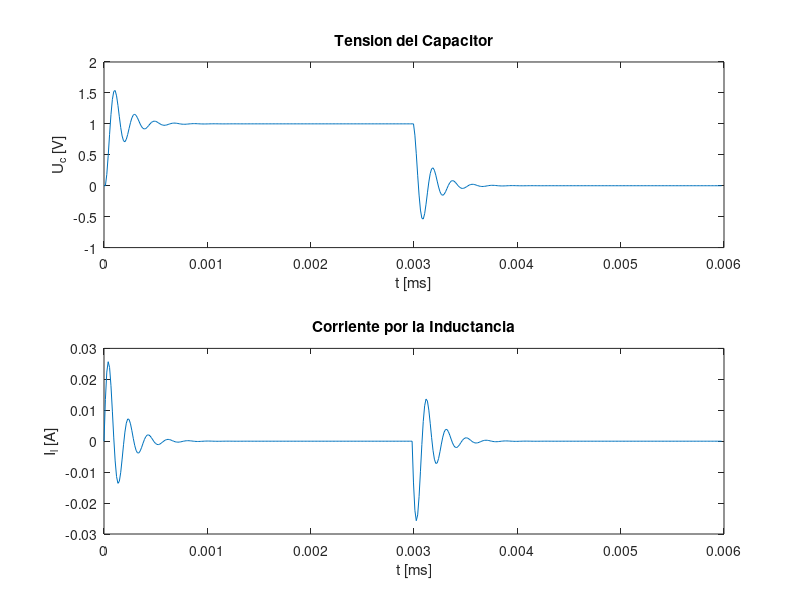

Source code (MATLAB):
clear, clc

%Constantes del problema
R=12;
L=1e-3;
C=1e-6;

%Condiciones iniciales
x1(1)=0;
x1(2)=0;
x2(1)=0;

%Pasos de integracion
T1 = 2*pi*sqrt(L*C) / (100 * sqrt( 1-C*R^2 / (4*L) ) );
T2 = 2*pi*sqrt(L*C) / (15 * sqrt( 1-C*R^2 / (4*L) ) );
T=T2;

%Definicion de Entrada
anchoPulso = round(3e-3/T);
u = [ones(anchoPulso,1); zeros(anchoPulso,1)];

%Integracion numerica
for n=2:1:length(u)   
    x1(n) = x2(n-1)*T + x1(n-1);
    x2(n) = x2(n-1) + (u(n) - R*x2(n-1) - x1(n)/C )*T/L;
end

%Calculo expresiones pedidas
uc = x1 / C;
il = x2;

%Graficas
abcisas= 0:T:(6e-3)-T;

subplot(2,1,1), plot(abcisas, uc);
title('Tension del Capacitor');
ylabel('U_c [V]');
xlabel('t [ms]');

subplot(2,1,2), plot(abcisas, il);
title('Corriente por la Inductancia');
ylabel('I_l [A]');
xlabel('t [ms]');
